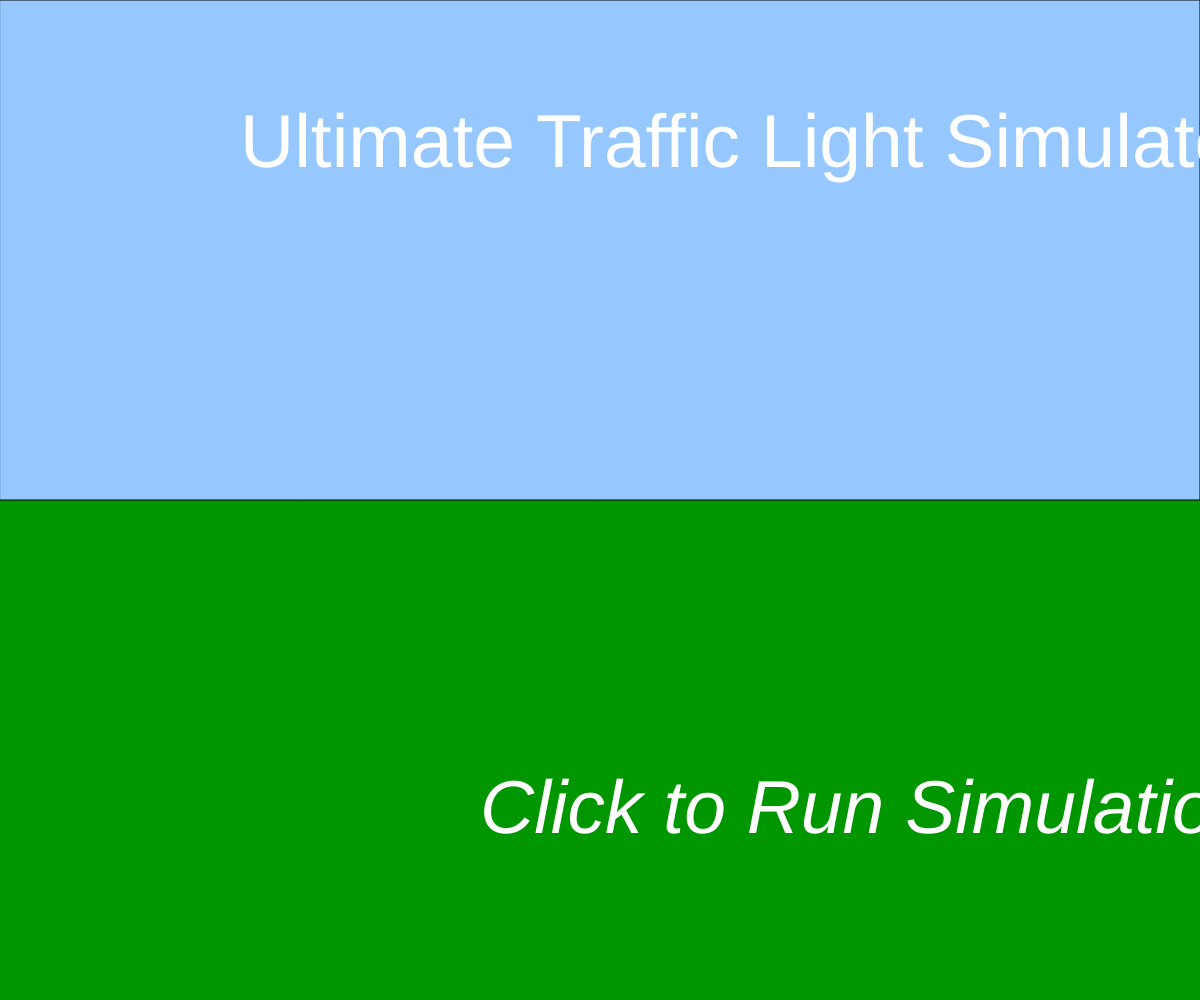
Frame 1 (no input)
Frame 60 (no input): identical to frame 1, image omitted
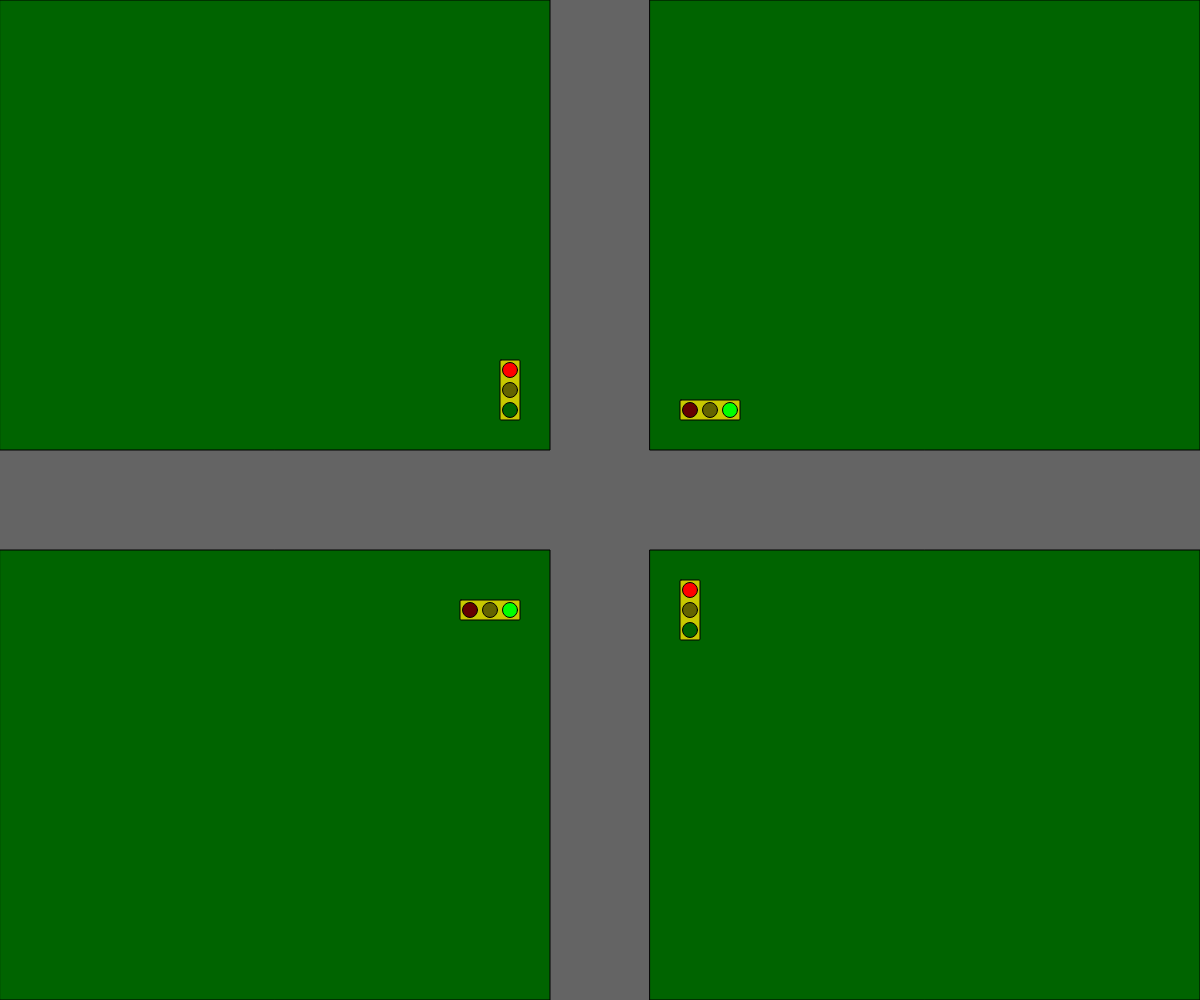
Frame 120 (the mouse pressed at the canvas centre since frame 60)

The p5.js sketch that drew these frames (run headless with seeded random() and noise() and a simulated clock; from frame 60 on, the mouse is pressed at the canvas centre):

// p5.js sketch
// ── sketch.js
// Ultimate Traffic Light
// Ammar Zaidi
// Date
//
// Extra for Experts:
// - I havn't used much coding that we havnt done in class. I mostly just used a lot of logic and made it look cool.
let stateTitleScreen;
let state;
let stateX;
let lastTimeSwitchedColor = 0;
let lastTimeSwitchedColorX = 0;

let RED_LIGHT_DURATION = 8000;
let GREEN_LIGHT_DURATION = 6000;
let YELLOW_LIGHT_DURATION = 2000;
let elapsedTime;
let elapsedTimeX;
function setup() {
  createCanvas(windowWidth, windowHeight);
  stateTitleScreen = 1;
  state = 1;
  stateX = 2;
}
// the function below draws stuff.    :)
function draw() {
  titleScreen();
  runSimulation();
}
function titleScreen(){
  if (mouseIsPressed){
    stateTitleScreen = 2;
  }
  else{
    background(0, 150, 0);
    fill(150, 200, 255);
    rect(0, 0, width, height/2);
    textSize(75);
    fill(255);
    textStyle(NORMAL);
    text("Ultimate Traffic Light Simulator!!!", width/5, height/6);
    textStyle(ITALIC);
    text("Click to Run Simulation", width/2.5, height/1.2);
  }
}
//Calls most functions below
function runSimulation(){
  if (stateTitleScreen === 2){
    background(100);
    drawIntersection();
    drawRect();
    checkForStateChange();
    checkForStateChangeX();
    displayCorrectLight();
    displayCorrectLightX();
  }
}
//Draws and sets up the traffic lights below
function drawIntersection(){
  fill(0, 100, 0);
  rect(0, 0, width/2 - 50, height/2 - 50);
  rect(width/2 + 50, 0, width/2 - 50, height/2 - 50);
  rect(0, height/2 + 50, width/2 - 50, height/2 - 50);
  rect(width/2 + 50, height/2+50, width/2 - 50, height/2 - 50);
}
function checkForStateChange() {
  let elapsedTime = millis() - lastTimeSwitchedColor;
  if (state === 1 && elapsedTime >= RED_LIGHT_DURATION) {
    state = 2;
    lastTimeSwitchedColor = millis();
  }
  else if (state === 2 && elapsedTime >= GREEN_LIGHT_DURATION) {
    state = 3;
    lastTimeSwitchedColor = millis();
  }
  else if (state === 3 && elapsedTime >= YELLOW_LIGHT_DURATION) {
    state = 1;
    lastTimeSwitchedColor = millis();
  }
}
function checkForStateChangeX() {
  let elapsedTimeX = millis() - lastTimeSwitchedColorX;
  if (stateX === 1 && elapsedTimeX >= RED_LIGHT_DURATION) {
    stateX = 2;
    lastTimeSwitchedColorX = millis();
  }
  else if (stateX === 2 && elapsedTimeX >= GREEN_LIGHT_DURATION) {
    stateX = 3;
    lastTimeSwitchedColorX = millis();
  }
  else if (stateX === 3 && elapsedTimeX >= YELLOW_LIGHT_DURATION) {
    stateX = 1;
    lastTimeSwitchedColorX = millis();
  }
}
//displays the cars below

//traffic lights setup continued
function displayCorrectLight() {
  if (state === 1) {
    displayRedLightVertical();
  }
  else if (state === 2) {
    displayGreenLightVertical();
  }
  else if (state === 3) {
    displayYellowLightVertical();
  }
}
function displayCorrectLightX() {
  if (stateX === 1) {
    displayRedLightHorizontal();
  }
  else if (stateX === 2) {
    displayGreenLightHorizontal();
  }
  else if (stateX === 3) {
    displayYellowLightHorizontal();
  }
}

function displayRedLightVertical() {
  fill(255, 0, 0);
  ellipse(width/2 - 90, height/2 - 130, 15, 15);
  ellipse(width/2 + 90, height/2 + 90, 15, 15);
  fill(100, 100, 0);
  ellipse(width/2 - 90, height/2 - 110, 15, 15);
  ellipse(width/2 + 90, height/2 + 110, 15, 15);
  fill(0, 100, 0);
  ellipse(width/2 - 90, height/2 - 90, 15, 15);
  ellipse(width/2 + 90, height/2 + 130, 15, 15);
}
function displayYellowLightVertical() {
  fill(100, 0, 0);
  ellipse(width/2 - 90, height/2 - 130, 15, 15);
  ellipse(width/2 + 90, height/2 + 90, 15, 15);
  fill(255, 255, 0);
  ellipse(width/2 - 90, height/2 - 110, 15, 15);
  ellipse(width/2 + 90, height/2 + 110, 15, 15);
  fill(0, 100, 0);
  ellipse(width/2 - 90, height/2 - 90, 15, 15);
  ellipse(width/2 + 90, height/2 + 130, 15, 15);
}
function displayGreenLightVertical() {
  fill(100, 0, 0);
  ellipse(width/2 - 90, height/2 - 130, 15, 15);
  ellipse(width/2 + 90, height/2 + 90, 15, 15);
  fill(100, 100, 0);
  ellipse(width/2 - 90, height/2 - 110, 15, 15);
  ellipse(width/2 + 90, height/2 + 110, 15, 15);
  fill(0, 255, 0);
  ellipse(width/2 - 90, height/2 - 90, 15, 15);
  ellipse(width/2 + 90, height/2 + 130, 15, 15);
}
function displayRedLightHorizontal() {
  fill(255, 0, 0);
  ellipse(width/2 - 130, height/2 + 110, 15, 15);
  ellipse(width/2 + 90, height/2 - 90, 15, 15);
  fill(100, 100, 0);
  ellipse(width/2 - 110, height/2 + 110, 15, 15);
  ellipse(width/2 + 110, height/2 - 90, 15, 15);
  fill(0, 100, 0);
  ellipse(width/2 - 90, height/2 + 110, 15, 15);
  ellipse(width/2 + 130, height/2 - 90, 15, 15);
}
function displayYellowLightHorizontal() {
  fill(100, 0, 0);
  ellipse(width/2 - 130, height/2 + 110, 15, 15);
  ellipse(width/2 + 90, height/2 - 90, 15, 15);
  fill(255, 255, 0);
  ellipse(width/2 - 110, height/2 + 110, 15, 15);
  ellipse(width/2 + 110, height/2 - 90, 15, 15);
  fill(0, 100, 0);
  ellipse(width/2 - 90, height/2 + 110, 15, 15);
  ellipse(width/2 + 130, height/2 - 90, 15, 15);
}
function displayGreenLightHorizontal() {
  fill(100, 0, 0);
  ellipse(width/2 - 130, height/2 + 110, 15, 15);
  ellipse(width/2 + 90, height/2 - 90, 15, 15);
  fill(100, 100, 0);
  ellipse(width/2 - 110, height/2 + 110, 15, 15);
  ellipse(width/2 + 110, height/2 - 90, 15, 15);
  fill(0, 255, 0);
  ellipse(width/2 - 90, height/2 + 110, 15, 15);
  ellipse(width/2 + 130, height/2 - 90, 15, 15);
}
//draws the traffic lights outline below
function drawRect() {
  fill(200, 200, 0);
  rect(width/2 - 100, height/2 - 140, 20, 60, 1);
  rect(width/2 + 80, height/2 + 80, 20, 60, 1);
  rect(width/2 - 140, height/2 + 100, 60, 20, 1);
  rect(width/2 + 80, height/2 - 100, 60, 20, 1);
}
